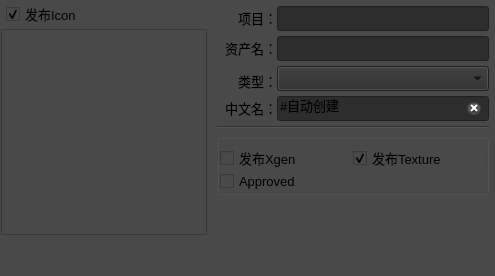
       <widget class="QWidget" name="mod_tab">
        <property name="font">
         <font>
          <family>Microsoft YaHei UI</family>
          <pointsize>9</pointsize>
          <bold>false</bold>
         </font>
        </property>
        <attribute name="title">
         <string>Model</string>
        </attribute>
        <layout class="QVBoxLayout" name="verticalLayout_5">
         <property name="spacing">
          <number>0</number>
         </property>
         <property name="leftMargin">
          <number>0</number>
         </property>
         <property name="topMargin">
          <number>0</number>
         </property>
         <property name="rightMargin">
          <number>0</number>
         </property>
         <property name="bottomMargin">
          <number>0</number>
         </property>
         <item>
          <widget class="QFrame" name="frame">
           <property name="styleSheet">
            <string notr="true">background-color: rgb(73, 73, 73);</string>
           </property>
           <property name="frameShape">
            <enum>QFrame::Shape::NoFrame</enum>
           </property>
           <property name="frameShadow">
            <enum>QFrame::Shadow::Sunken</enum>
           </property>
           <layout class="QHBoxLayout" name="horizontalLayout_4" stretch="1,5">
            <property name="spacing">
             <number>5</number>
            </property>
            <property name="leftMargin">
             <number>1</number>
            </property>
            <property name="topMargin">
             <number>1</number>
            </property>
            <property name="rightMargin">
             <number>1</number>
            </property>
            <property name="bottomMargin">
             <number>1</number>
            </property>
            <item>
             <layout class="QVBoxLayout" name="verticalLayout_2">
              <property name="spacing">
               <number>2</number>
              </property>
              <item>
               <layout class="QHBoxLayout" name="horizontalLayout_5" stretch="5,1,0,1">
                <property name="spacing">
                 <number>1</number>
                </property>
                <property name="leftMargin">
                 <number>5</number>
                </property>
                <property name="rightMargin">
                 <number>5</number>
                </property>
                <item>
                 <widget class="QCheckBox" name="icon_cBox">
                  <property name="font">
                   <font>
                    <family>Microsoft YaHei UI</family>
                    <pointsize>10</pointsize>
                   </font>
                  </property>
                  <property name="styleSheet">
                   <string notr="true"/>
                  </property>
                  <property name="text">
                   <string>发布Icon</string>
                  </property>
                  <property name="checked">
                   <bool>true</bool>
                  </property>
                 </widget>
                </item>
                <item>
                 <spacer name="horizontalSpacer">
                  <property name="orientation">
                   <enum>Qt::Orientation::Horizontal</enum>
                  </property>
                  <property name="sizeType">
                   <enum>QSizePolicy::Policy::Preferred</enum>
                  </property>
                  <property name="sizeHint" stdset="0">
                   <size>
                    <width>80</width>
                    <height>25</height>
                   </size>
                  </property>
                 </spacer>
                </item>
                <item>
                 <widget class="QPushButton" name="capture_btn">
                  <property name="minimumSize">
                   <size>
                    <width>25</width>
                    <height>25</height>
                   </size>
                  </property>
                  <property name="maximumSize">
                   <size>
                    <width>25</width>
                    <height>25</height>
                   </size>
                  </property>
                  <property name="text">
                   <string/>
                  </property>
                  <property name="iconSize">
                   <size>
                    <width>22</width>
                    <height>22</height>
                   </size>
                  </property>
                  <property name="flat">
                   <bool>true</bool>
                  </property>
                 </widget>
                </item>
                <item>
                 <widget class="QPushButton" name="render_bttn">
                  <property name="sizePolicy">
                   <sizepolicy hsizetype="Fixed" vsizetype="Fixed">
                    <horstretch>0</horstretch>
                    <verstretch>0</verstretch>
                   </sizepolicy>
                  </property>
                  <property name="minimumSize">
                   <size>
                    <width>25</width>
                    <height>25</height>
                   </size>
                  </property>
                  <property name="maximumSize">
                   <size>
                    <width>25</width>
                    <height>25</height>
                   </size>
                  </property>
                  <property name="toolTip">
                   <string>&lt;html&gt;&lt;head/&gt;&lt;body&gt;&lt;p&gt;&lt;span style=&quot; font-size:10pt;&quot;&gt;重新渲染图标&lt;/span&gt;&lt;/p&gt;&lt;/body&gt;&lt;/html&gt;</string>
                  </property>
                  <property name="text">
                   <string/>
                  </property>
                  <property name="iconSize">
                   <size>
                    <width>22</width>
                    <height>22</height>
                   </size>
                  </property>
                  <property name="flat">
                   <bool>true</bool>
                  </property>
                 </widget>
                </item>
               </layout>
              </item>
              <item>
               <widget class="QFrame" name="frame_2">
                <property name="sizePolicy">
                 <sizepolicy hsizetype="Fixed" vsizetype="Fixed">
                  <horstretch>0</horstretch>
                  <verstretch>0</verstretch>
                 </sizepolicy>
                </property>
                <property name="minimumSize">
                 <size>
                  <width>206</width>
                  <height>206</height>
                 </size>
                </property>
                <property name="maximumSize">
                 <size>
                  <width>206</width>
                  <height>206</height>
                 </size>
                </property>
                <property name="frameShape">
                 <enum>QFrame::Shape::StyledPanel</enum>
                </property>
                <property name="frameShadow">
                 <enum>QFrame::Shadow::Raised</enum>
                </property>
                <layout class="QGridLayout" name="gridLayout_2">
                 <property name="leftMargin">
                  <number>1</number>
                 </property>
                 <property name="topMargin">
                  <number>1</number>
                 </property>
                 <property name="rightMargin">
                  <number>1</number>
                 </property>
                 <property name="bottomMargin">
                  <number>1</number>
                 </property>
                 <property name="spacing">
                  <number>1</number>
                 </property>
                 <item row="0" column="0">
                  <widget class="QLabel" name="Preview_label">
                   <property name="sizePolicy">
                    <sizepolicy hsizetype="Fixed" vsizetype="Fixed">
                     <horstretch>0</horstretch>
                     <verstretch>0</verstretch>
                    </sizepolicy>
                   </property>
                   <property name="minimumSize">
                    <size>
                     <width>200</width>
                     <height>200</height>
                    </size>
                   </property>
                   <property name="maximumSize">
                    <size>
                     <width>200</width>
                     <height>200</height>
                    </size>
                   </property>
                   <property name="text">
                    <string/>
                   </property>
                   <property name="scaledContents">
                    <bool>true</bool>
                   </property>
                  </widget>
                 </item>
                </layout>
               </widget>
              </item>
              <item>
               <spacer name="verticalSpacer_2">
                <property name="orientation">
                 <enum>Qt::Orientation::Vertical</enum>
                </property>
                <property name="sizeType">
                 <enum>QSizePolicy::Policy::Preferred</enum>
                </property>
                <property name="sizeHint" stdset="0">
                 <size>
                  <width>20</width>
                  <height>40</height>
                 </size>
                </property>
               </spacer>
              </item>
             </layout>
            </item>
            <item>
             <layout class="QVBoxLayout" name="verticalLayout">
              <property name="spacing">
               <number>5</number>
              </property>
              <property name="sizeConstraint">
               <enum>QLayout::SizeConstraint::SetMaximumSize</enum>
              </property>
              <property name="leftMargin">
               <number>5</number>
              </property>
              <property name="topMargin">
               <number>5</number>
              </property>
              <property name="rightMargin">
               <number>5</number>
              </property>
              <item>
               <layout class="QHBoxLayout" name="horizontalLayout_8">
                <property name="spacing">
                 <number>0</number>
                </property>
                <item>
                 <widget class="QLabel" name="label_6">
                  <property name="sizePolicy">
                   <sizepolicy hsizetype="Preferred" vsizetype="Fixed">
                    <horstretch>0</horstretch>
                    <verstretch>0</verstretch>
                   </sizepolicy>
                  </property>
                  <property name="minimumSize">
                   <size>
                    <width>60</width>
                    <height>0</height>
                   </size>
                  </property>
                  <property name="font">
                   <font>
                    <family>Microsoft YaHei UI</family>
                    <pointsize>10</pointsize>
                   </font>
                  </property>
                  <property name="text">
                   <string>项目：</string>
                  </property>
                  <property name="alignment">
                   <set>Qt::AlignmentFlag::AlignRight|Qt::AlignmentFlag::AlignTrailing|Qt::AlignmentFlag::AlignVCenter</set>
                  </property>
                 </widget>
                </item>
                <item>
                 <widget class="QLineEdit" name="proj_lineEdit">
                  <property name="minimumSize">
                   <size>
                    <width>0</width>
                    <height>25</height>
                   </size>
                  </property>
                  <property name="maximumSize">
                   <size>
                    <width>16777215</width>
                    <height>25</height>
                   </size>
                  </property>
                  <property name="font">
                   <font>
                    <family>Microsoft YaHei UI</family>
                    <pointsize>10</pointsize>
                    <bold>true</bold>
                   </font>
                  </property>
                  <property name="styleSheet">
                   <string notr="true">background-color: rgb(45, 45, 45);
color: rgb(120, 120, 120);</string>
                  </property>
                  <property name="readOnly">
                   <bool>true</bool>
                  </property>
                 </widget>
                </item>
               </layout>
              </item>
              <item>
               <layout class="QHBoxLayout" name="horizontalLayout_6">
                <property name="spacing">
                 <number>0</number>
                </property>
                <item>
                 <widget class="QLabel" name="label_5">
                  <property name="sizePolicy">
                   <sizepolicy hsizetype="Preferred" vsizetype="Fixed">
                    <horstretch>0</horstretch>
                    <verstretch>0</verstretch>
                   </sizepolicy>
                  </property>
                  <property name="minimumSize">
                   <size>
                    <width>60</width>
                    <height>0</height>
                   </size>
                  </property>
                  <property name="font">
                   <font>
                    <family>Microsoft YaHei UI</family>
                    <pointsize>10</pointsize>
                   </font>
                  </property>
                  <property name="text">
                   <string>资产名：</string>
                  </property>
                  <property name="alignment">
                   <set>Qt::AlignmentFlag::AlignRight|Qt::AlignmentFlag::AlignTrailing|Qt::AlignmentFlag::AlignVCenter</set>
                  </property>
                 </widget>
                </item>
                <item>
                 <widget class="QLineEdit" name="name_lineEdit">
                  <property name="minimumSize">
                   <size>
                    <width>0</width>
                    <height>25</height>
                   </size>
                  </property>
                  <property name="maximumSize">
                   <size>
                    <width>16777215</width>
                    <height>25</height>
                   </size>
                  </property>
                  <property name="font">
                   <font>
                    <family>Microsoft YaHei UI</family>
                    <pointsize>10</pointsize>
                   </font>
                  </property>
                  <property name="styleSheet">
                   <string notr="true">background-color: rgb(45, 45, 45);
color: rgb(120, 120, 120);</string>
                  </property>
                  <property name="readOnly">
                   <bool>true</bool>
                  </property>
                 </widget>
                </item>
               </layout>
              </item>
              <item>
               <layout class="QHBoxLayout" name="horizontalLayout_7">
                <property name="spacing">
                 <number>0</number>
                </property>
                <item>
                 <widget class="QLabel" name="label_2">
                  <property name="sizePolicy">
                   <sizepolicy hsizetype="Fixed" vsizetype="Fixed">
                    <horstretch>0</horstretch>
                    <verstretch>0</verstretch>
                   </sizepolicy>
                  </property>
                  <property name="minimumSize">
                   <size>
                    <width>60</width>
                    <height>20</height>
                   </size>
                  </property>
                  <property name="maximumSize">
                   <size>
                    <width>16777215</width>
                    <height>15</height>
                   </size>
                  </property>
                  <property name="font">
                   <font>
                    <family>Microsoft YaHei UI</family>
                    <pointsize>10</pointsize>
                   </font>
                  </property>
                  <property name="text">
                   <string>类型：</string>
                  </property>
                  <property name="alignment">
                   <set>Qt::AlignmentFlag::AlignRight|Qt::AlignmentFlag::AlignTrailing|Qt::AlignmentFlag::AlignVCenter</set>
                  </property>
                 </widget>
                </item>
                <item>
                 <widget class="QComboBox" name="publishType_comb">
                  <property name="sizePolicy">
                   <sizepolicy hsizetype="Expanding" vsizetype="Fixed">
                    <horstretch>0</horstretch>
                    <verstretch>0</verstretch>
                   </sizepolicy>
                  </property>
                  <property name="minimumSize">
                   <size>
                    <width>200</width>
                    <height>25</height>
                   </size>
                  </property>
                  <property name="maximumSize">
                   <size>
                    <width>16777215</width>
                    <height>25</height>
                   </size>
                  </property>
                  <property name="font">
                   <font>
                    <family>Microsoft YaHei UI</family>
                    <pointsize>10</pointsize>
                   </font>
                  </property>
                  <property name="styleSheet">
                   <string notr="true">background-color: rgb(45, 45, 45);</string>
                  </property>
                 </widget>
                </item>
               </layout>
              </item>
              <item>
               <layout class="QHBoxLayout" name="horizontalLayout_9">
                <property name="spacing">
                 <number>0</number>
                </property>
                <item>
                 <widget class="QLabel" name="label_4">
                  <property name="sizePolicy">
                   <sizepolicy hsizetype="Fixed" vsizetype="Fixed">
                    <horstretch>0</horstretch>
                    <verstretch>0</verstretch>
                   </sizepolicy>
                  </property>
                  <property name="minimumSize">
                   <size>
                    <width>60</width>
                    <height>0</height>
                   </size>
                  </property>
                  <property name="maximumSize">
                   <size>
                    <width>16777215</width>
                    <height>16777215</height>
                   </size>
                  </property>
                  <property name="font">
                   <font>
                    <family>Microsoft YaHei UI</family>
                    <pointsize>10</pointsize>
                   </font>
                  </property>
                  <property name="text">
                   <string>中文名：</string>
                  </property>
                  <property name="alignment">
                   <set>Qt::AlignmentFlag::AlignRight|Qt::AlignmentFlag::AlignTrailing|Qt::AlignmentFlag::AlignVCenter</set>
                  </property>
                 </widget>
                </item>
                <item>
                 <widget class="QLineEdit" name="CHname_lineEdit">
                  <property name="minimumSize">
                   <size>
                    <width>0</width>
                    <height>25</height>
                   </size>
                  </property>
                  <property name="maximumSize">
                   <size>
                    <width>16777215</width>
                    <height>25</height>
                   </size>
                  </property>
                  <property name="font">
                   <font>
                    <family>Microsoft YaHei UI</family>
                    <pointsize>10</pointsize>
                   </font>
                  </property>
                  <property name="styleSheet">
                   <string notr="true">background-color: rgb(45, 45, 45);</string>
                  </property>
                  <property name="text">
                   <string>#自动创建</string>
                  </property>
                  <property name="clearButtonEnabled">
                   <bool>true</bool>
                  </property>
                 </widget>
                </item>
               </layout>
              </item>
              <item>
               <widget class="Line" name="line_2">
                <property name="orientation">
                 <enum>Qt::Orientation::Horizontal</enum>
                </property>
               </widget>
              </item>
              <item>
               <widget class="QGroupBox" name="groupBox">
                <property name="font">
                 <font>
                  <family>Microsoft YaHei UI</family>
                  <pointsize>10</pointsize>
                 </font>
                </property>
                <property name="styleSheet">
                 <string notr="true">background-color: rgb(73, 73, 73);</string>
                </property>
                <property name="title">
                 <string/>
                </property>
                <property name="alignment">
                 <set>Qt::AlignmentFlag::AlignLeading|Qt::AlignmentFlag::AlignLeft|Qt::AlignmentFlag::AlignVCenter</set>
                </property>
                <property name="flat">
                 <bool>true</bool>
                </property>
                <layout class="QGridLayout" name="gridLayout_3">
                 <property name="leftMargin">
                  <number>0</number>
                 </property>
                 <property name="topMargin">
                  <number>5</number>
                 </property>
                 <property name="rightMargin">
                  <number>0</number>
                 </property>
                 <property name="bottomMargin">
                  <number>0</number>
                 </property>
                 <property name="spacing">
                  <number>0</number>
                 </property>
                 <item row="0" column="0">
                  <widget class="QCheckBox" name="xgen_cBox">
                   <property name="font">
                    <font>
                     <family>Microsoft YaHei UI</family>
                     <pointsize>10</pointsize>
                    </font>
                   </property>
                   <property name="styleSheet">
                    <string notr="true"/>
                   </property>
                   <property name="text">
                    <string>发布Xgen</string>
                   </property>
                  </widget>
                 </item>
                 <item row="0" column="1">
                  <widget class="QCheckBox" name="textures_cBox">
                   <property name="maximumSize">
                    <size>
                     <width>16777215</width>
                     <height>20</height>
                    </size>
                   </property>
                   <property name="font">
                    <font>
                     <family>Microsoft YaHei UI</family>
                     <pointsize>10</pointsize>
                    </font>
                   </property>
                   <property name="text">
                    <string>发布Texture</string>
                   </property>
                   <property name="checked">
                    <bool>true</bool>
                   </property>
                  </widget>
                 </item>
                 <item row="1" column="0">
                  <widget class="QCheckBox" name="approved_cBox">
                   <property name="font">
                    <font>
                     <family>Microsoft YaHei UI</family>
                     <pointsize>10</pointsize>
                    </font>
                   </property>
                   <property name="text">
                    <string>Approved</string>
                   </property>
                  </widget>
                 </item>
                </layout>
               </widget>
              </item>
              <item>
               <spacer name="verticalSpacer">
                <property name="orientation">
                 <enum>Qt::Orientation::Vertical</enum>
                </property>
                <property name="sizeType">
                 <enum>QSizePolicy::Policy::Expanding</enum>
                </property>
                <property name="sizeHint" stdset="0">
                 <size>
                  <width>20</width>
                  <height>40</height>
                 </size>
                </property>
               </spacer>
              </item>
             </layout>
            </item>
           </layout>
          </widget>
         </item>
        </layout>
       </widget>
